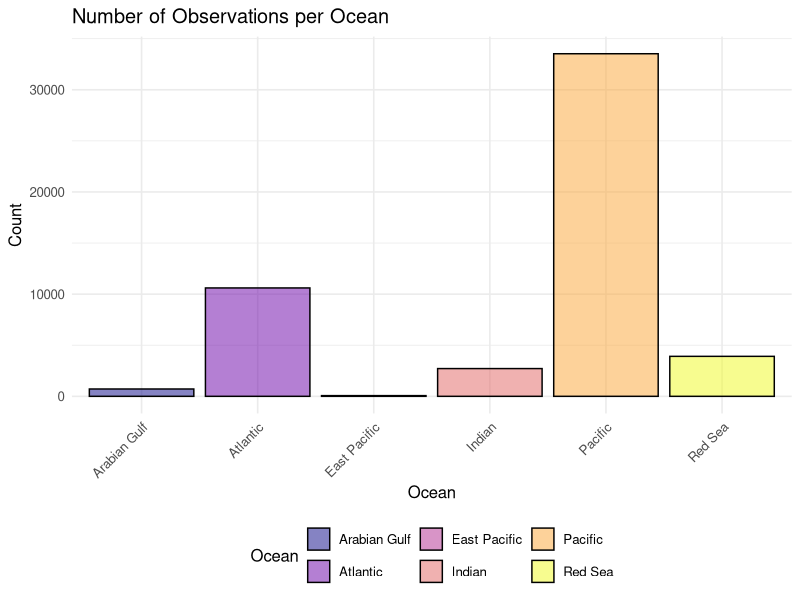
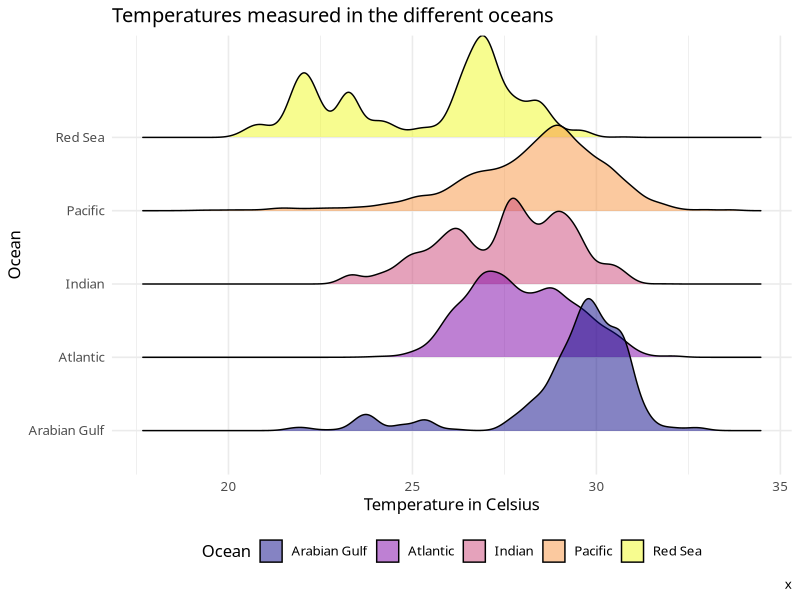
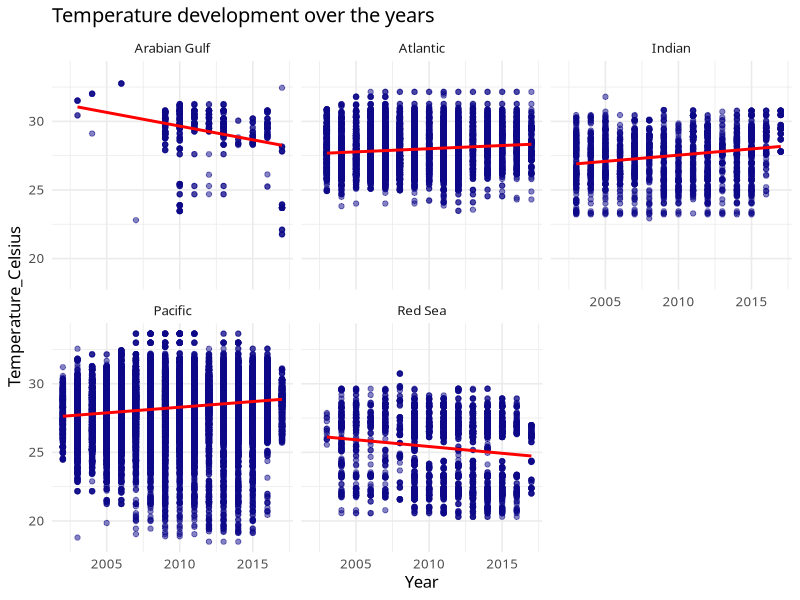
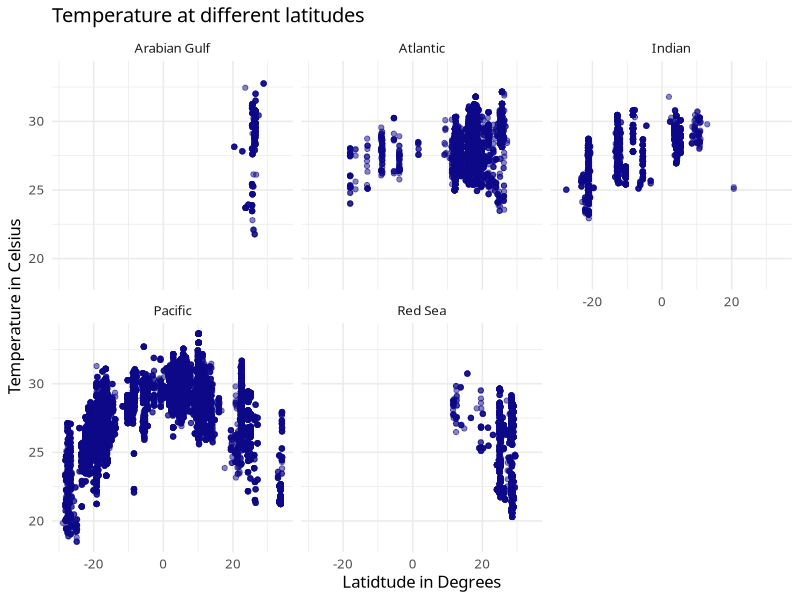
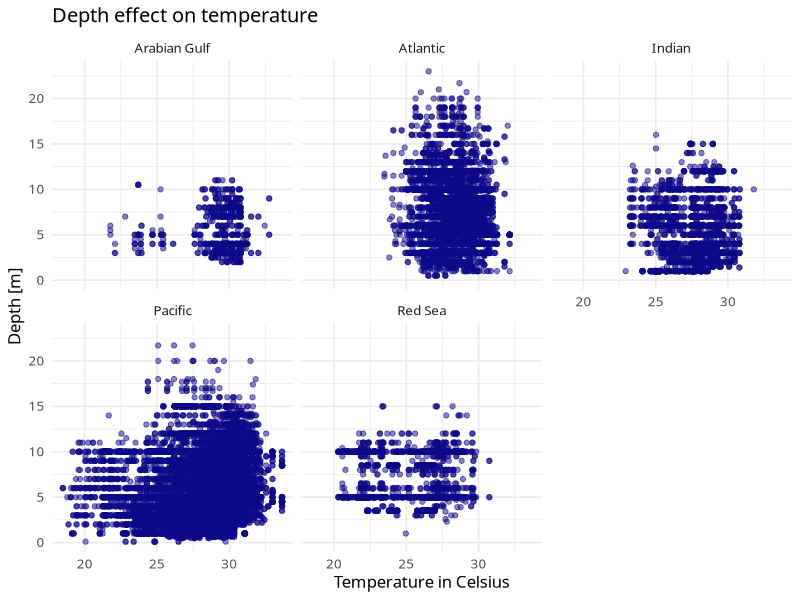
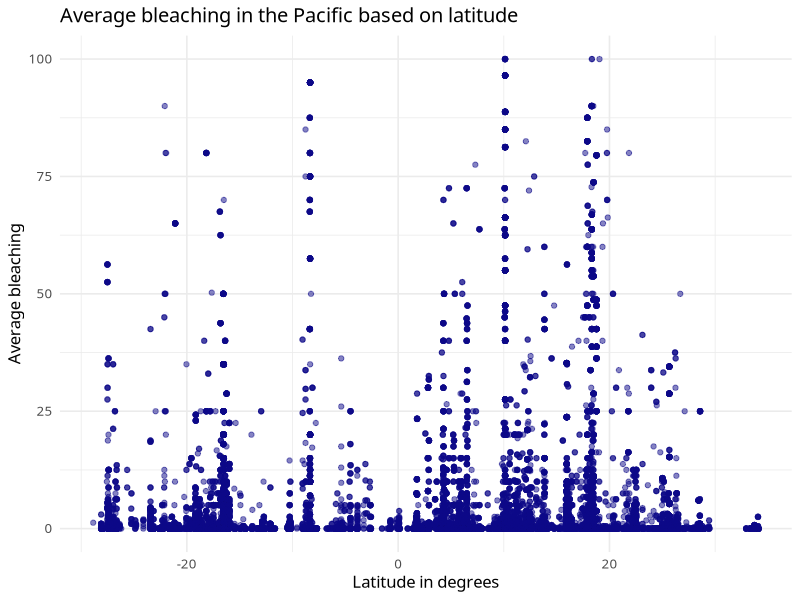
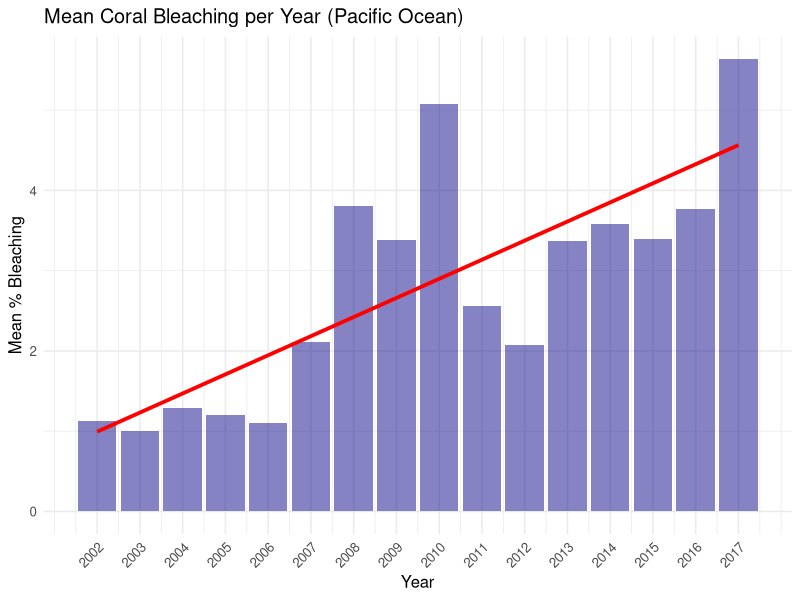

Reproduce these figures in R, in order.
## ---- chunk 1
#| message: false
library("tidyverse")
library("ggridges")
## ---- chunk 2
#| message: false
data1 <- read_csv(file="data/_raw/reef_data_dataset1.csv")
data2 <- read_csv(file="data/_raw/reef_data_dataset2.csv")

## ---- chunk 3
#| message: false
#| warning: false
reef_combined_untidy <- data1 |>
  left_join(data2, by = "ReefID_Name")

write_csv(reef_combined_untidy, "data/_raw/reef_data_combined_untidy.csv")
## ---- chunk 4
reef_combined_tidy <- reef_combined_untidy |>
  separate(
    col  = "ReefID_Name",
    into = c("Reef.ID", "Reef.Name"),
    sep  = " \\| "
  ) |>
  relocate(Reef.ID, Reef.Name, .before = 1)

write_csv(reef_combined_tidy, "data/_raw/reef_data_combined_tidy.csv")
## ---- chunk 5
reef_combined_tidy |>
  count(Ocean)
## ---- chunk 6
reef_clean <-
  reef_combined_tidy |>
  drop_na(Ocean)
## ---- chunk 7
reef_clean |>
  count(Year)
## ---- chunk 8
reef_clean <- reef_clean |>
  filter(Year != 1998,
         Year != 2000,
         Year != 2001)
## ---- chunk 9
reef_clean |>
  ggplot(aes(x = Ocean, fill = Ocean)) +
  geom_bar(colour = "black", alpha = 0.5) +
  scale_fill_viridis_d(option = "plasma") +
  labs(
    title = "Number of Observations per Ocean",
    x = "Ocean",
    y = "Count",
    fill = "Ocean"
  ) +
  theme_minimal(base_size = 12) +
  theme(
    legend.position = "bottom",
    axis.text.x = element_text(angle = 45, hjust = 1)
  )
## ---- chunk 10
reef_clean |> 
  count(Ocean)
## ---- chunk 11
reef_clean <- reef_clean |>
  filter(Ocean != "East Pacific")
## ---- chunk 12
reef_clean <- reef_clean |>
  mutate(Temperature_Celsius = Temperature_Kelvin - 273.15)
## ---- chunk 13
#| warning: false
ggplot(data = reef_clean,
             mapping = aes(x = Temperature_Celsius,
                           y = Ocean,
                           fill = Ocean)) +
  geom_density_ridges(alpha = 0.5) +
  scale_fill_viridis_d(option = "plasma") +
  labs(x = "Temperature in Celsius",
       y = "Ocean",
       title = "Temperatures measured in the different oceans",
       caption = "x") +
  theme_minimal(base_family = "Avenir",
                base_size = 12) +
  theme(legend.position = "bottom")
## ---- chunk 14
#| warning: false
ggplot(data = reef_clean,
       mapping = aes(x = Year,
                     y = Temperature_Celsius)) +
  geom_point(color= "#0D0887", alpha = (0.5)) +
  geom_smooth(method = "lm",
              se = FALSE,
              color = "red",
              linewidth = 1.0) +
  labs(x = "Year", y = "Temperature_Celsius", title = "Temperature development over the years", fill="Ocean", color="Ocean") +
  theme_minimal(base_family = "Avenir",
                base_size = 12) +
  theme(legend.position = "bottom")+
  facet_wrap(~ Ocean)
## ---- chunk 15
#| warning: false
ggplot(data = reef_clean,
       mapping = aes(x = Latitude.Degrees,
                     y = Temperature_Celsius)) +
  geom_point(color= "#0D0887", alpha = (0.5)) +
  labs(x = "Latidtude in Degrees", y = "Temperature in Celsius", title = "Temperature at different latitudes", fill = "Ocean", color = "Ocean") +
  theme_minimal(base_family = "Avenir",
                base_size = 12) +
  theme(legend.position = "bottom")+
  facet_wrap(~ Ocean)
## ---- chunk 16
#| warning: false
ggplot(data = reef_clean,
       mapping = aes(x = Temperature_Celsius,
                     y = Depth)) +
  geom_point(color= "#0D0887", alpha = (0.5)) +
  labs(x = "Temperature in Celsius", y = "Depth [m]", title = "Depth effect on temperature", fill = "Ocean", color = "Ocean") +
  theme_minimal(base_family = "Avenir",
                base_size = 12) +
  theme(legend.position = "bottom")+
  facet_wrap(~ Ocean)

## ---- chunk 17
reef_clean <- reef_clean |>
  mutate(depth_group = cut(
      Depth,
      breaks = seq(0, max(Depth), by = 3),
      right = FALSE
    )
  )
## ---- chunk 18
reef_clean |>
  group_by(Ocean, depth_group) |>
  summarise(mean_temp = mean(Temperature_Celsius, na.rm = TRUE), .groups = "drop") |>
  pivot_wider(
    names_from = Ocean,
    values_from = mean_temp
  )
## ---- chunk 19
reef_clean |> 
  select(Ocean = Pacific) |> 
  ggplot(data = reef_clean,
       mapping = aes(x = Latitude.Degrees,
                     y = Average_bleaching)) +
  geom_point(color= "#0D0887", alpha = (0.5)) +
  labs(x = "Latitude in degrees", y = "Average bleaching", title = "Average bleaching in the Pacific based on latitude", fill = "Ocean", color = "Ocean")+
  theme_minimal(base_family = "Avenir",
                base_size = 12) +
  theme(legend.position = "bottom")
## ---- chunk 20
data_pacific_yearly <- reef_clean |> 
  filter(Ocean == "Pacific") |>           
  group_by(Year) |>                      
  summarise(mean_bleaching = mean(Average_bleaching, na.rm = TRUE))
## ---- chunk 21
data_pacific_yearly |>
  ggplot(aes(x = Year, y = mean_bleaching)) +
  geom_col(fill = "#0D0887", alpha = 0.5) +
  geom_smooth(
    method = "lm",
    se = FALSE,
    color = "red",
    linewidth = 1.3
  ) +
  scale_x_continuous(breaks = data_pacific_yearly$Year) +
  labs(title = "Mean Coral Bleaching per Year (Pacific Ocean)",
    x = "Year", y = "Mean % Bleaching"
  ) +
  theme_minimal(base_size = 12) +
  theme(axis.text.x = element_text(angle = 45, hjust = 1))
## ---- chunk 22
model <- lm(mean_bleaching ~ Year, data = data_pacific_yearly)
summary(model)
